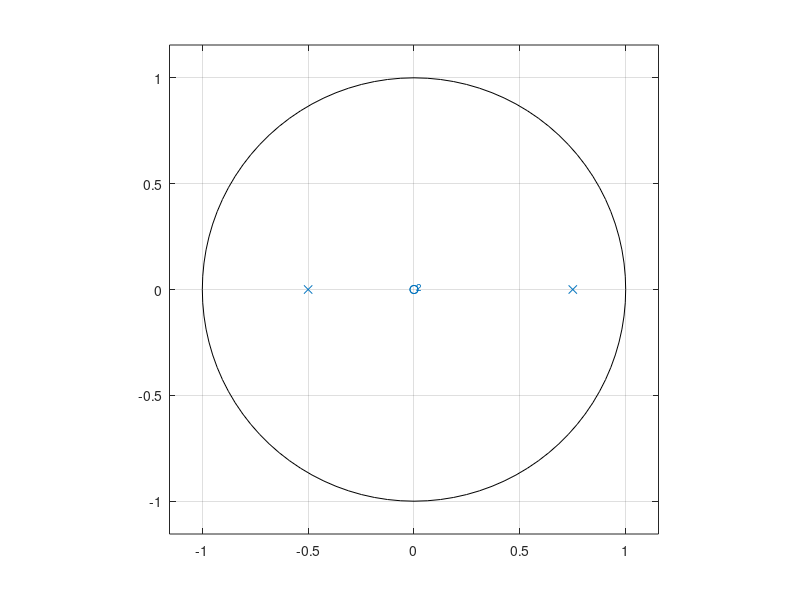
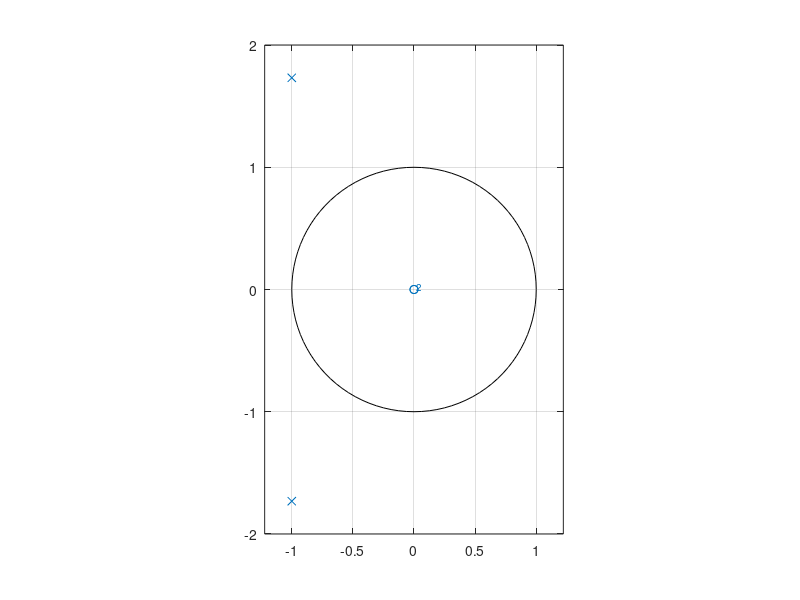
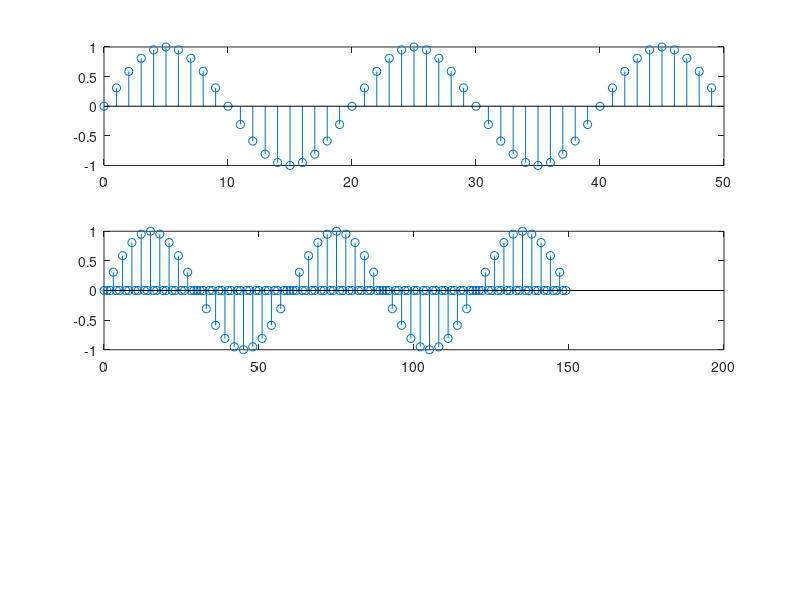

Reproduce these figures in MATLAB, in order.
%% 21. Write a Matlab program to sketch the pole-zero plot, the impulse
% response and the frequency response of a system described by the transfer
% function H(z) = ___________________________.
n=[1 0];
d=[1 -0.25 -0.375];
htf=tf(n,d,1)
figure(1)
zplane(n,d);
%% 9. An LTI system is described by the difference equation: y[n]=0.5x[n]+x[n-1]+2x[n-2];
% Write a Matlab programme to
% a. Define the coefficient vectors a and b
% b. Construct the transfer function of the system using the coefficien vectors
% c. Obtain the pole-zero plot of the system.
a=[1];
b=[0.5 1 2];
g=tf(a,b,1);
figure(2)
zplane(a,b)
%% 22. Write a Matlab programme to design an N=  order digital
% Butterworth IIR filter with cutoff frequency . Plot its
% magnitude response.
n=1;
Wn=0.75;
[b,a] = butter(n,Wn,'s')
tf(b,a)
[num,den]=bilinear(b,a,1);
tf(num,den,1)
figure(3)
% mag?
%% 14. Given a sequence x(n) = _________________ for 0?n?99. Determine
% the first 50 samples of the upsampled sequence x(n/I) for i=3. Plot the
% first 20 samples of the upsampled sequence.
N=50;
n=0:49;
I=3;
f=0.05;
x=sin(2*pi*f*n);
xi=upsample(x,I);
figure(4)
subplot(311);
stem(n,x);
subplot(312)
stem(0:N*I-1,xi);